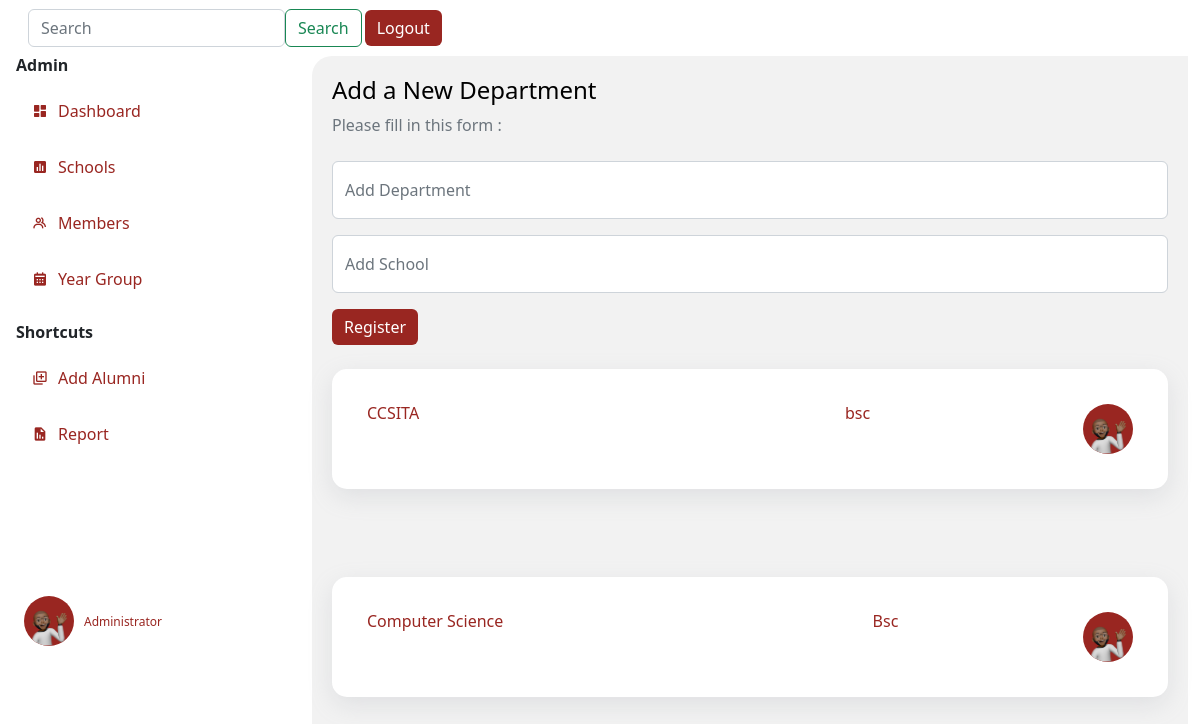
Screenshot of /adddepartment with the database file from the repository.
### app.py (models this page shows, shortened)
class Department(db.Model,UserMixin):
    id= db.Column(db.Integer, primary_key=True)
    name= db.Column(db.String())
    school= db.Column(db.String())
    slug= db.Column(db.String())

### app.py (the view)
@app.route('/adddepartment' , methods=['GET', 'POST'])
def adddepartment():
    form=AddDepartment()
    departments=Department.query.order_by(Department.id.desc()).all()
    if form.validate_on_submit():
        centralschool= Department(name=form.name.data,school=form.school.data)
        db.session.add(centralschool)
        db.session.commit()
        flash("New School Added", "success")
        return redirect('adddepartment')
    print(form.errors)
    return render_template('adddepartment.html',form=form, departments=departments)

### forms.py
class AddDepartment(FlaskForm):
    name = StringField('Department', validators=[DataRequired()])
    school = StringField('School', validators=[DataRequired()])

class Search(FlaskForm):
    searched = StringField('Searched', validators=[DataRequired()])
    submit = SubmitField('Search')

### app.py (called while the page is built)
@app.context_processor
def base():
    form=Search()
    return dict(form=form)

### templates/adddepartment.html (shortened to what this page needs)
{% extends 'layout.html' %}
{% block body %}
<h4>Add a New Department</h4>
<p class="text-muted" style="margin-bottom: 0;">Please fill in this form :</p>
<br>
<form action='' method="post" enctype="multipart/form-data">
  <div class="form-floating mb-3" >
    {{form.name(class="form-control",placeholder="addschool",id="floatingInput")}}
    <label for="floatingInput" class="text-muted">Add Department</label>
  </div>
  <div class="form-floating mb-3" >
    {{form.school(class="form-control",placeholder="addschool",id="floatingInput")}}
    <label for="floatingInput" class="text-muted">Add School</label>
  </div>
  <button class="btn" style="color: #fff; background: #992621; border: none;" type="submit" id="submitButton">Register</button>
    <br><br>
  {% for department in departments %}
  <a href="" class="col-md-4" style="text-decoration: none;">
    <div class="dashboard-item" data-aos="flip-up" data-aos-delay="300" style="display: flex; padding: 35px;">
      <h6 style="color: #992621;">{{department.name}}</h6> <br><br>
      <h6 style="color: #992621;">{{department.school}}</h6>
      <img src="static/img/memoji.png" alt="" width="100%" style="width: 50px; height: 50px; border-radius: 50%; background: #992621;">
    </div>
  </a><br><br>
    {%endfor%}
</form>
  {%endblock body%}

### static/css/newstyle.css (style rules this page uses)
body { background: #f2f2f2; }
h4 { color: black; }
.dashboard-item { background-color: #fff; padding: 30px; border-radius: 15px; color: #fff; margin: 0; box-shadow: rgba(149, 157, 165, 0.2) 0px 8px 24px; margin-bottom: 5vh; justify-content: space-between; }

### rows the page displays
Department: name "CCSITA", school "bsc"
Department: name "Computer Science", school "Bsc"
